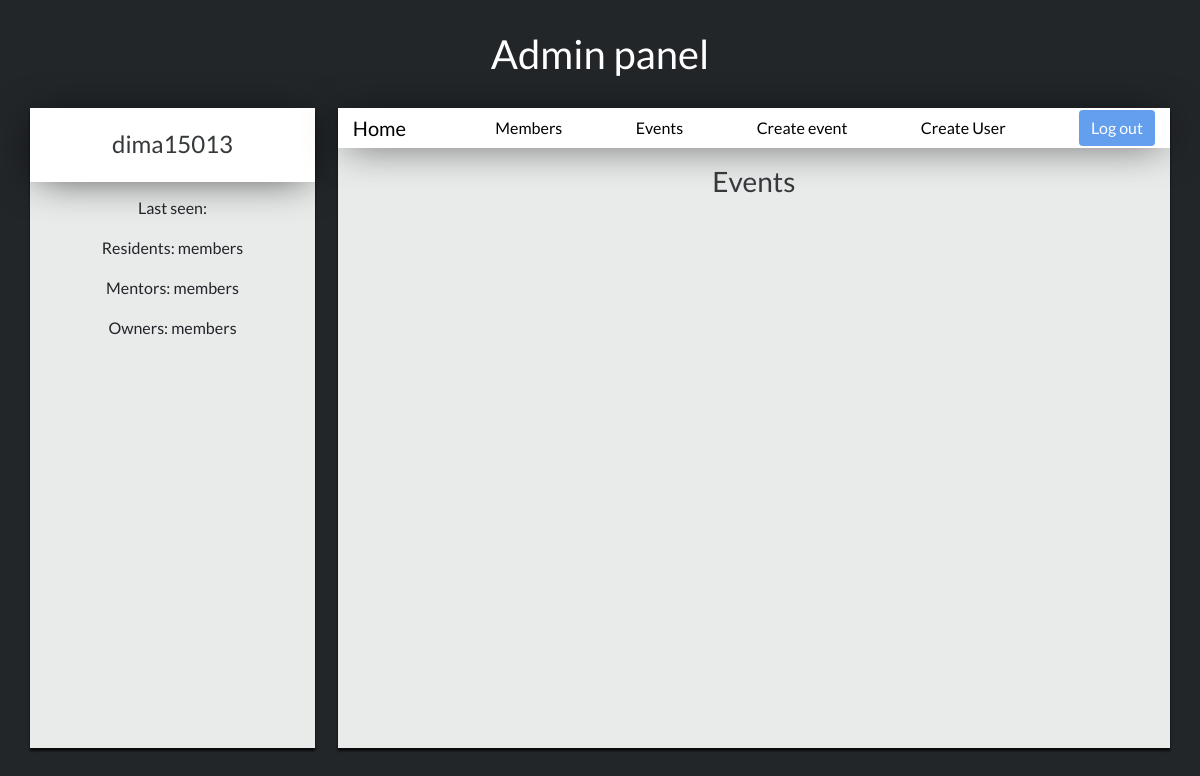
Page /events (signed in) on the earlier database version.
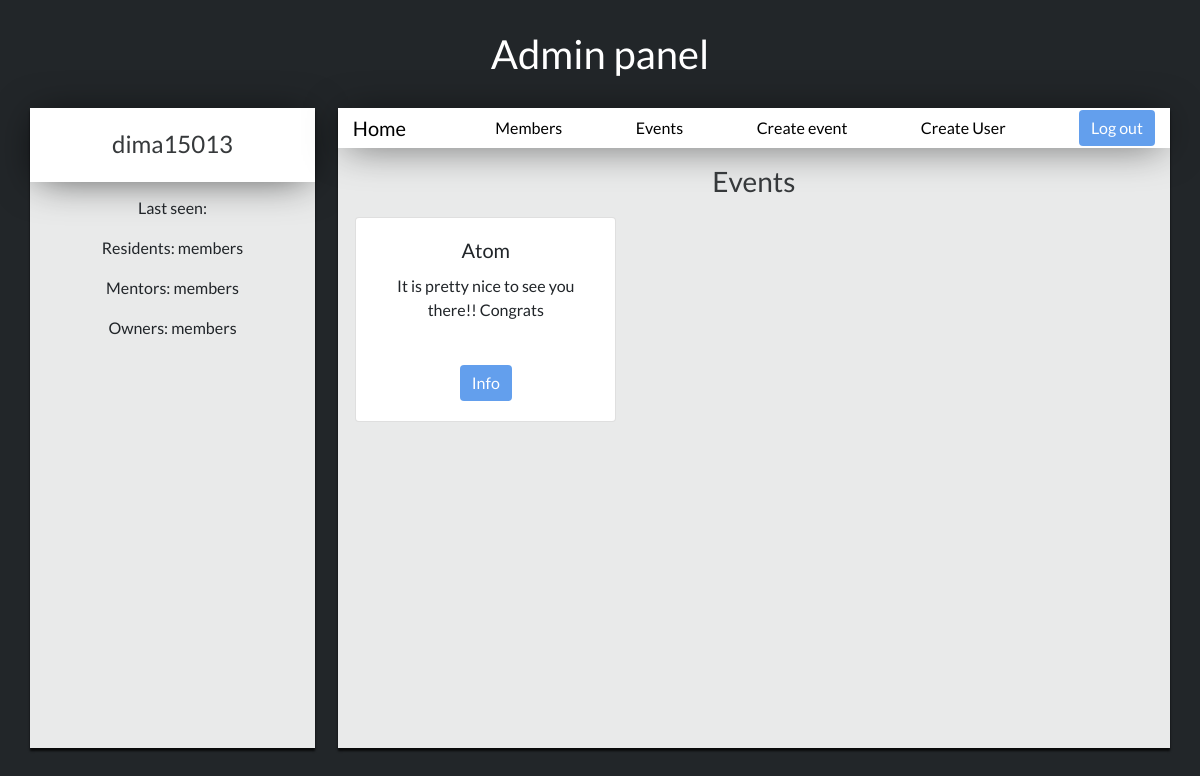
Same page on the later database version.
### login/models.py (models this page shows)
class Event(models.Model):
    name = models.CharField(max_length=80)
    description = models.TextField()
    organizer = models.CharField(max_length=40)
    start_time = models.DateTimeField()
    end_time = models.DateTimeField()
    created_time = models.DateTimeField(auto_now=True)

### login/views.py (the view)
# urls.py: path('events', views.list_events, name='list_events'),
@login_required
def list_events(request):
    events = Event.objects.all()
    context = {
        'events': events
    }
    return render(request, 'events/index.html', context)

### login/templates/events/index.html
{% extends 'index-admin-base.html' %}
{% block info_admin %}
{% load staticfiles %}
<link rel="stylesheet" media="all" href="{% static 'css/events.css' %}" type="text/css">
<h3 class="event-text">Events</h3>
<div class="container event-list">
    {% for item in events %}
      <div class="event card text-center col-sm">
        <div class="card-body">
          <h5 class="card-title">{{ item.name }}</h5>
          <p class="card-text">{{ item.description }}</p>
          <a href="/event/{{ item.id }}" class="btn btn-primary">Info</a>
        </div>
      </div>
    {% endfor %}
</div>
{% endblock %}

Differences in the rows shown:
added Event: name "Atom", description "It is pretty nice to see you there!! Congrats"
